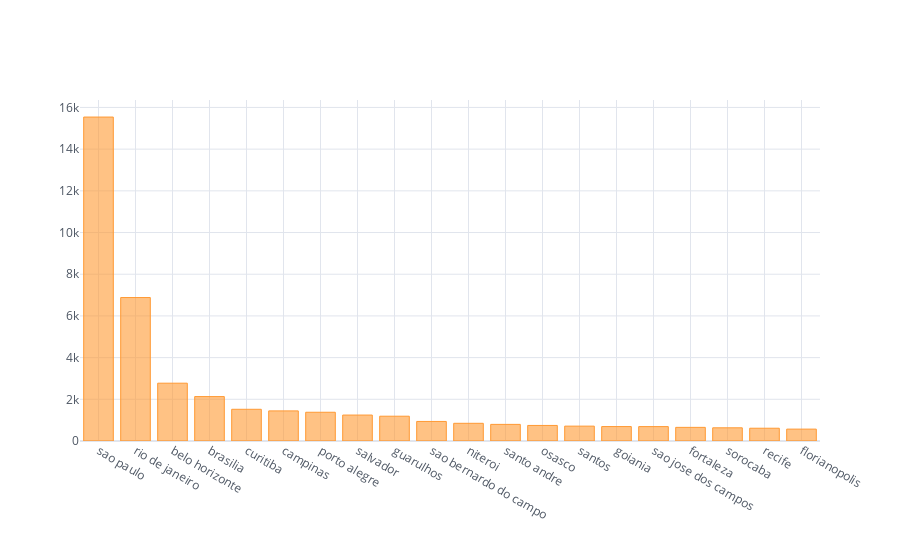

Notebook source saved alongside this figure:
### Markdown cell above
<div class="alert alert-block" style="border: 1px solid #FFB300;background-color:#F9FBE7;">
<font size="3em" style="font-weight:bold;color:#3f8dbf;">고객 분석2: 고객이 주로 사는 지역 TOP 20</font><br>
</div>

### Code cell
customers_location_top20.iplot(kind='bar', theme='white')

### Figure 1 — Plotly figure (JSON) as saved in the notebook; plotly's stock layout.template omitted (floating-point values rounded to 4 significant figures)
{"data": [{"marker": {"color": "rgba(255, 153, 51, 0.6)", "line": {"color": "rgba(255, 153, 51, 1.0)", "width": 1}}, "name": "customer_id", "orientation": "v", "text": "", "type": "bar", "x": ["sao paulo", "rio de janeiro", "belo horizonte", "brasilia", "curitiba", "campinas", "porto alegre", "salvador", "guarulhos", "sao bernardo do campo", "niteroi", "santo andre", "osasco", "santos", "goiania", "sao jose dos campos", "fortaleza", "sorocaba", "recife", "florianopolis"], "y": [15540, 6882, 2773, 2131, 1521, 1444, 1379, 1245, 1189, 938, 849, 797, 746, 713, 692, 691, 654, 633, 613, 570]}], "layout": {"legend": {"bgcolor": "#FFFFFF", "font": {"color": "#4D5663"}}, "paper_bgcolor": "#FFFFFF", "plot_bgcolor": "#FFFFFF", "title": {"font": {"color": "#4D5663"}}, "xaxis": {"gridcolor": "#E1E5ED", "showgrid": true, "tickfont": {"color": "#4D5663"}, "title": {"font": {"color": "#4D5663"}, "text": ""}, "zerolinecolor": "#E1E5ED"}, "yaxis": {"gridcolor": "#E1E5ED", "showgrid": true, "tickfont": {"color": "#4D5663"}, "title": {"font": {"color": "#4D5663"}, "text": ""}, "zerolinecolor": "#E1E5ED"}}}
